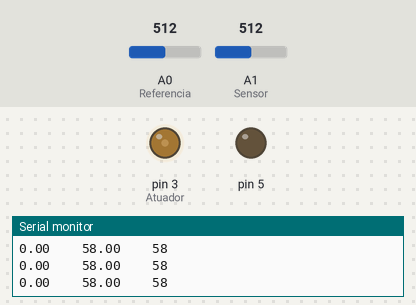
The sketch below on a simulated Arduino Uno, built with avr-gcc and run on an emulated ATmega328P. Parts: output pins drawn as LEDs (lit = HIGH), the last lines printed to the serial monitor. The inputs (shaded band) are chosen by the test bench; at power-on: A0 (Referencia) = 512, A1 (Sensor) = 512.

Above: at 1.2 s.
1.3 s: A0 (Referencia) set to 536
4.3 s: A1 (Sensor) set to 0
At 7.0 s:
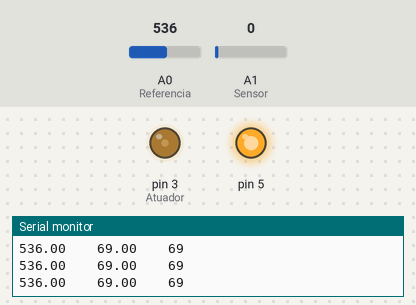
7.3 s: A1 (Sensor) set to 1023
10.3 s: A0 (Referencia) set to 122
13.3 s: A0 (Referencia) set to 900
At 13.77 s:
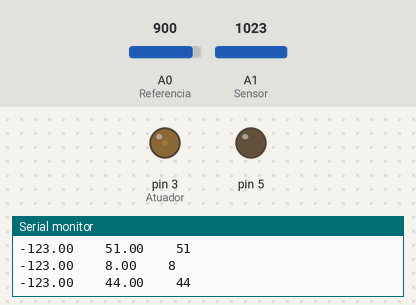
16.3 s: A1 (Sensor) set to 122
At 20.07 s:
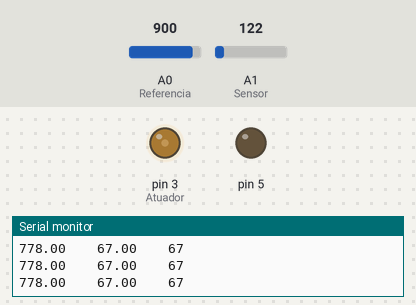
Timing chart, 0 to 20.3 s (numbered marks = the images above; inputs shaded):
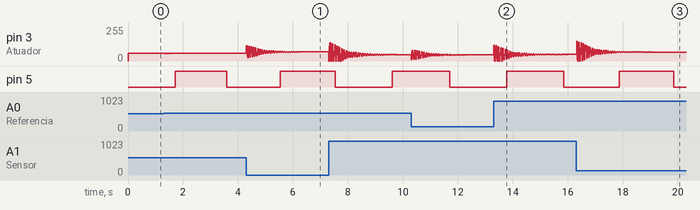

The sketch:

Dahlin.ino
```cpp
/* ----- Controlador proporcional para um circuito RC ----- */


const int Referencia = 0; // O sinal de referencia sera lido a partir do pino de
                          // entrada analogica A0

const int Sensor = 1; // O sensor sera conectado ao pino de entrada analogica A1

const int Atuador = 3; // O sinal de comando "analogico" (saida do controlador)
                       // sera transmitido pelo pino de saida digital 5 (PWM)

int Valor_Referencia=0; // Variavel que armazenara o valor do sinal de referencia

int Valor_Sensor; // Variavel que armazenara o valor da saida (tensao no capacitor)

int Valor_Atuador; // Variavel que armazenara o valor da
                   // saida do controlador (acao de controle)

float Erro; // Variavel que armazenara o sinal de erro (Valor_referencia - Valor_Sensor)

float Erro2;

float e[3] = {0,0,0};
float c[3] {0,0,0};

const float K = 10.; // Parametro do controlador proporcional

const float T = 1800;
float anterior=0, agora;
float ct = 0;

void setup(){

pinMode(Sensor, INPUT); // Define o pino do sensor como uma entrada

pinMode(Referencia, INPUT); // Define o pino da referencia como uma entrada

pinMode(Atuador, OUTPUT); // Define o pino do atuador como uma saida

Serial.begin(9600); // Especifique a velocidade da comunicacao serial
pinMode(5,OUTPUT);
}


void loop(){
  agora = micros();
  if(agora-anterior>=T){
  anterior = agora;
  Valor_Referencia = analogRead(Referencia); // Converte o valor de tensao de referencia
  // numa palavra binaria de 10 bits (0V a 5V <---> 0 a 1023)

  Valor_Sensor = analogRead(Sensor); // Converte o valor de tensao do capacitor (saida)
  // numa palavra binaria de 10 bits (0V a 5V <---> 0 a 1023)

  Erro = Valor_Referencia - Valor_Sensor; // Erro pode assumir valores entre -1023 e 1023

  e[2] = e[1];
  e[1] = e[0];
  e[0] = Erro;

  c[2] = c[1];
  c[1] = c[0];
  c[0] = 5.365*e[0] + 0.0787*c[1] - 0.9213*c[2] - 9.212*e[1] + 4.197*e[2];


  Erro2 = K*(c[0]-Valor_Sensor);
  Erro2 = map(Erro2,-188477.52,109767.9,-255,255);

  Valor_Atuador = constrain(Erro2,0,255); // Restringe o valor do sinal de atuacao
                                            // a faixa de 0V a 5V (0 a 255)

  analogWrite(Atuador, Valor_Atuador); // Escreve no pino 5 (Atuador), que simulara
                                       // uma saida analogica via PWM
  Serial.print(Erro);
  Serial.print("\t\t");
  Serial.print(Erro2);
  Serial.print("\t\t");
  Serial.println(Valor_Atuador);
  ct++;
  if(ct==100){
     ct=0;
     PORTD ^= 0b00100000;
  }
  }
}
```
